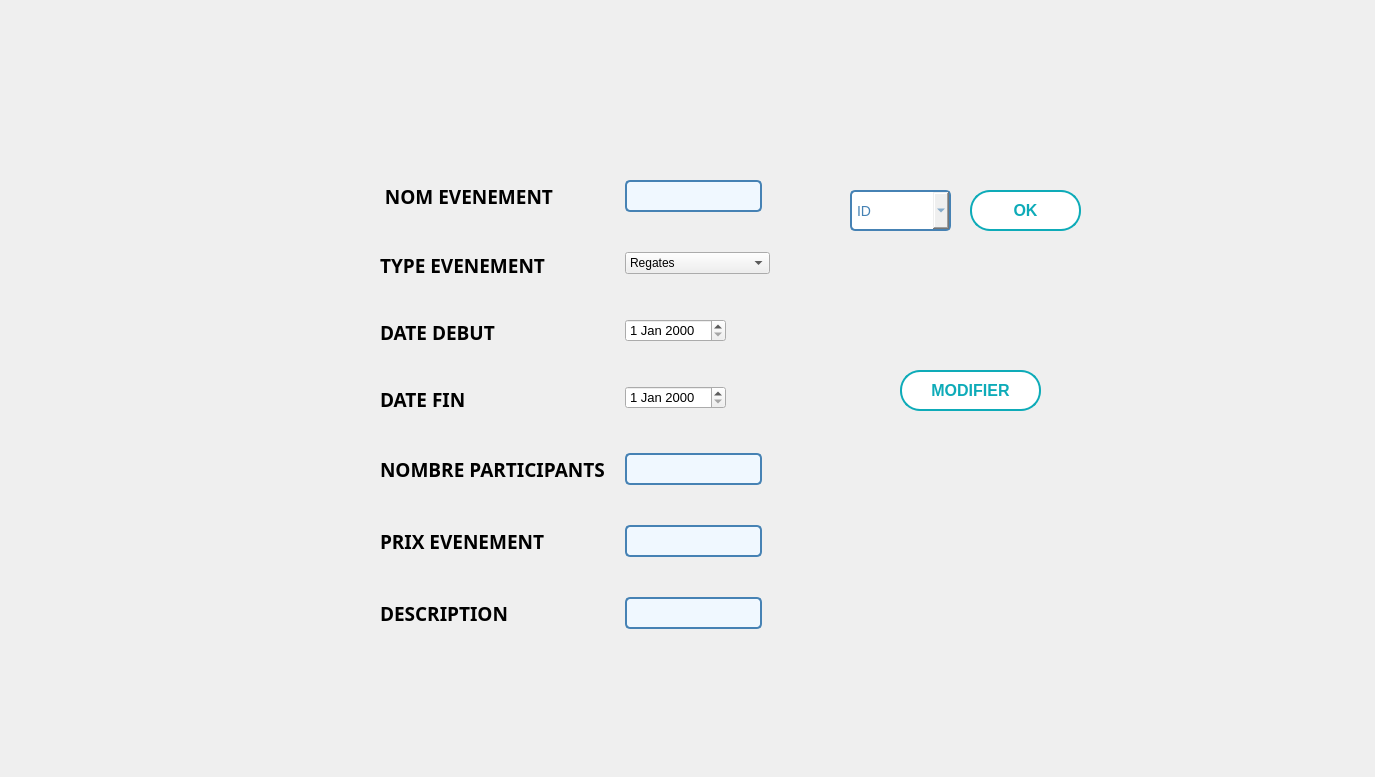
      <widget class="QWidget" name="tab_2">
       <property name="minimumSize">
        <size>
         <width>1366</width>
         <height>768</height>
        </size>
       </property>
       <attribute name="title">
        <string>modifier</string>
       </attribute>
       <widget class="QWidget" name="formLayoutWidget_9">
        <property name="geometry">
         <rect>
          <x>380</x>
          <y>180</y>
          <width>451</width>
          <height>451</height>
         </rect>
        </property>
        <layout class="QFormLayout" name="formLayout_13">
         <property name="sizeConstraint">
          <enum>QLayout::SetDefaultConstraint</enum>
         </property>
         <property name="fieldGrowthPolicy">
          <enum>QFormLayout::FieldsStayAtSizeHint</enum>
         </property>
         <property name="rowWrapPolicy">
          <enum>QFormLayout::WrapLongRows</enum>
         </property>
         <property name="labelAlignment">
          <set>Qt::AlignLeading|Qt::AlignLeft|Qt::AlignVCenter</set>
         </property>
         <property name="formAlignment">
          <set>Qt::AlignLeading|Qt::AlignLeft|Qt::AlignTop</set>
         </property>
         <property name="horizontalSpacing">
          <number>20</number>
         </property>
         <property name="verticalSpacing">
          <number>40</number>
         </property>
         <property name="leftMargin">
          <number>0</number>
         </property>
         <property name="topMargin">
          <number>0</number>
         </property>
         <item row="0" column="0">
          <widget class="QLabel" name="nom_event">
           <property name="font">
            <font>
             <family>Bell MT</family>
             <pointsize>14</pointsize>
             <weight>75</weight>
             <bold>true</bold>
            </font>
           </property>
           <property name="text">
            <string> NOM EVENEMENT</string>
           </property>
          </widget>
         </item>
         <item row="0" column="1">
          <widget class="QLineEdit" name="nome_m">
           <property name="font">
            <font>
             <family>Arial</family>
             <pointsize>-1</pointsize>
            </font>
           </property>
           <property name="styleSheet">
            <string notr="true">/* Style général du formulaire */
QLineEdit {
    border: 2px solid #4682B4; /* Bordure bleue */
    border-radius: 5px; /* Coins arrondis */
    padding: 5px; /* Espace intérieur */
    font-size: 14px; /* Taille de la police */
    font-family: &quot;Arial&quot;, sans-serif; /* Police de caractère */
    color: #4682B4; /* Couleur du texte */
    background-color: #F0F8FF; /* Couleur de fond */
}

/* Style lorsque le champ de formulaire est en focus */
QLineEdit:focus {
    border-color: #1E90FF; /* Bordure bleu clair en focus */
}

/* Style pour les champs désactivés */
QLineEdit:disabled {
    color: #808080; /* Texte gris pour les champs désactivés */
    background-color: #F5F5F5; /* Fond gris clair pour les champs désactivés */
}
</string>
           </property>
          </widget>
         </item>
         <item row="1" column="0">
          <widget class="QLabel" name="type_event">
           <property name="font">
            <font>
             <family>Bell MT</family>
             <pointsize>14</pointsize>
             <weight>75</weight>
             <bold>true</bold>
            </font>
           </property>
           <property name="text">
            <string>TYPE EVENEMENT</string>
           </property>
          </widget>
         </item>
         <item row="2" column="0">
          <widget class="QLabel" name="date_debut">
           <property name="font">
            <font>
             <family>Bell MT</family>
             <pointsize>14</pointsize>
             <weight>75</weight>
             <bold>true</bold>
            </font>
           </property>
           <property name="text">
            <string>DATE DEBUT</string>
           </property>
          </widget>
         </item>
         <item row="2" column="1">
          <widget class="QDateEdit" name="dated_m">
           <property name="font">
            <font>
             <pointsize>10</pointsize>
            </font>
           </property>
           <property name="styleSheet">
            <string notr="true">QLineEdit {
                border: 2px solid #3498db; /* Bordure bleue */
                border-radius: 5px;
                padding: 8px;
                font-size: 14px;
                color: #333333; /* Couleur du texte */
            }

            QLineEdit:focus {
                border-color: #2980b9; /* Bordure bleue foncée lorsqu'en focus */
            }</string>
           </property>
          </widget>
         </item>
         <item row="3" column="0">
          <widget class="QLabel" name="date_fin">
           <property name="font">
            <font>
             <family>Bell MT</family>
             <pointsize>14</pointsize>
             <weight>75</weight>
             <bold>true</bold>
            </font>
           </property>
           <property name="text">
            <string>DATE FIN</string>
           </property>
          </widget>
         </item>
         <item row="4" column="0">
          <widget class="QLabel" name="nombre_p">
           <property name="font">
            <font>
             <family>Bell MT</family>
             <pointsize>14</pointsize>
             <weight>75</weight>
             <bold>true</bold>
            </font>
           </property>
           <property name="text">
            <string>NOMBRE PARTICIPANTS</string>
           </property>
          </widget>
         </item>
         <item row="4" column="1">
          <widget class="QLineEdit" name="nbp_m">
           <property name="font">
            <font>
             <family>Arial</family>
             <pointsize>-1</pointsize>
            </font>
           </property>
           <property name="styleSheet">
            <string notr="true">/* Style général du formulaire */
QLineEdit {
    border: 2px solid #4682B4; /* Bordure bleue */
    border-radius: 5px; /* Coins arrondis */
    padding: 5px; /* Espace intérieur */
    font-size: 14px; /* Taille de la police */
    font-family: &quot;Arial&quot;, sans-serif; /* Police de caractère */
    color: #4682B4; /* Couleur du texte */
    background-color: #F0F8FF; /* Couleur de fond */
}

/* Style lorsque le champ de formulaire est en focus */
QLineEdit:focus {
    border-color: #1E90FF; /* Bordure bleu clair en focus */
}

/* Style pour les champs désactivés */
QLineEdit:disabled {
    color: #808080; /* Texte gris pour les champs désactivés */
    background-color: #F5F5F5; /* Fond gris clair pour les champs désactivés */
}
</string>
           </property>
          </widget>
         </item>
         <item row="5" column="0">
          <widget class="QLabel" name="prix_event">
           <property name="font">
            <font>
             <family>Bell MT</family>
             <pointsize>14</pointsize>
             <weight>75</weight>
             <bold>true</bold>
            </font>
           </property>
           <property name="text">
            <string>PRIX EVENEMENT</string>
           </property>
          </widget>
         </item>
         <item row="5" column="1">
          <widget class="QLineEdit" name="prixe_m">
           <property name="font">
            <font>
             <family>Arial</family>
             <pointsize>-1</pointsize>
            </font>
           </property>
           <property name="styleSheet">
            <string notr="true">/* Style général du formulaire */
QLineEdit {
    border: 2px solid #4682B4; /* Bordure bleue */
    border-radius: 5px; /* Coins arrondis */
    padding: 5px; /* Espace intérieur */
    font-size: 14px; /* Taille de la police */
    font-family: &quot;Arial&quot;, sans-serif; /* Police de caractère */
    color: #4682B4; /* Couleur du texte */
    background-color: #F0F8FF; /* Couleur de fond */
}

/* Style lorsque le champ de formulaire est en focus */
QLineEdit:focus {
    border-color: #1E90FF; /* Bordure bleu clair en focus */
}

/* Style pour les champs désactivés */
QLineEdit:disabled {
    color: #808080; /* Texte gris pour les champs désactivés */
    background-color: #F5F5F5; /* Fond gris clair pour les champs désactivés */
}
</string>
           </property>
          </widget>
         </item>
         <item row="6" column="0">
          <widget class="QLabel" name="descr_event">
           <property name="font">
            <font>
             <family>Bell MT</family>
             <pointsize>14</pointsize>
             <weight>75</weight>
             <bold>true</bold>
            </font>
           </property>
           <property name="text">
            <string>DESCRIPTION</string>
           </property>
          </widget>
         </item>
         <item row="6" column="1">
          <widget class="QLineEdit" name="descr_m">
           <property name="font">
            <font>
             <family>Arial</family>
             <pointsize>-1</pointsize>
            </font>
           </property>
           <property name="styleSheet">
            <string notr="true">/* Style général du formulaire */
QLineEdit {
    border: 2px solid #4682B4; /* Bordure bleue */
    border-radius: 5px; /* Coins arrondis */
    padding: 5px; /* Espace intérieur */
    font-size: 14px; /* Taille de la police */
    font-family: &quot;Arial&quot;, sans-serif; /* Police de caractère */
    color: #4682B4; /* Couleur du texte */
    background-color: #F0F8FF; /* Couleur de fond */
}

/* Style lorsque le champ de formulaire est en focus */
QLineEdit:focus {
    border-color: #1E90FF; /* Bordure bleu clair en focus */
}

/* Style pour les champs désactivés */
QLineEdit:disabled {
    color: #808080; /* Texte gris pour les champs désactivés */
    background-color: #F5F5F5; /* Fond gris clair pour les champs désactivés */
}
</string>
           </property>
          </widget>
         </item>
         <item row="3" column="1">
          <widget class="QDateEdit" name="datef_m">
           <property name="font">
            <font>
             <pointsize>10</pointsize>
            </font>
           </property>
           <property name="styleSheet">
            <string notr="true">QLineEdit {
                border: 2px solid #3498db; /* Bordure bleue */
                border-radius: 5px;
                padding: 8px;
                font-size: 14px;
                color: #333333; /* Couleur du texte */
            }

            QLineEdit:focus {
                border-color: #2980b9; /* Bordure bleue foncée lorsqu'en focus */
            }</string>
           </property>
          </widget>
         </item>
         <item row="1" column="1">
          <widget class="QComboBox" name="typee_m">
           <item>
            <property name="text">
             <string>Regates</string>
            </property>
           </item>
           <item>
            <property name="text">
             <string>Cours de Voile</string>
            </property>
           </item>
           <item>
            <property name="text">
             <string>Excursions en Kayak</string>
            </property>
           </item>
           <item>
            <property name="text">
             <string>Activites de Plongee </string>
            </property>
           </item>
           <item>
            <property name="text">
             <string>Courses de Paddle </string>
            </property>
           </item>
          </widget>
         </item>
        </layout>
       </widget>
       <widget class="QPushButton" name="modifier_ev">
        <property name="enabled">
         <bool>true</bool>
        </property>
        <property name="geometry">
         <rect>
          <x>900</x>
          <y>370</y>
          <width>141</width>
          <height>41</height>
         </rect>
        </property>
        <property name="font">
         <font>
          <family>Arial</family>
          <pointsize>12</pointsize>
          <weight>75</weight>
          <bold>true</bold>
         </font>
        </property>
        <property name="autoFillBackground">
         <bool>false</bool>
        </property>
        <property name="styleSheet">
         <string notr="true">/* Styles généraux du bouton */
QPushButton {
    background-color: #ffffff; /* Bleu clair pour représenter l'eau */
    border: 2px solid #0EABB8; /* Bordure bleue */
    color: #0EABB8; /* Texte blanc */
    padding: 10px ; /* Espacement intérieur */

    font-weight: bold; /* Police en gras */
    border-radius: 20px; /* Bordure arrondie */
    outline: none; /* Supprime la bordure de focus */
  
    overflow: hidden; /* Cache le contenu débordant */
    transition: background-color 0.3s, color 0.3s; /* Transition des couleurs */
}

/* Style au survol du bouton */
QPushButton:hover {
    background-color: #0EABB8; /* Fond devient blanc */
    color: #ffffff; /* Texte devient bleu clair */
}

/* Style au clic du bouton */
QPushButton:pressed {
    background-color: #0EABB8; /* Bleu foncé lors du clic */
    color: #f8f8f8; /* Texte blanc lors du clic */
}

/* Animation pour le pseudo-élément :after */
QPushButton::after {
    content: ''; /* Contenu vide */
    position: absolute; /* Position absolue */
    width: 100%; /* Largeur à 100% */
    height: 100%; /* Hauteur à 100% */
    background-color: rgba(255, 255, 255, 0.3); /* Fond semi-transparent */
    top: 50%; /* Positionnement au centre vertical */
    left: 50%; /* Positionnement au centre horizontal */
    border-radius: 50%; /* Bordure arrondie */
    transform: translate(-50%, -50%) scale(0); /* Réduit l'échelle à 0 */
    transition: transform 0.5s ease; /* Transition de l'échelle */
}

/* Animation au survol du bouton */
QPushButton:hover::after {
    transform: translate(-50%, -50%) scale(2); /* Augmente l'échelle à 2 */
}
</string>
        </property>
        <property name="text">
         <string>MODIFIER</string>
        </property>
        <property name="icon">
         <iconset>
          <normaloff>../../Downloads/anyrgb.com.png</normaloff>../../Downloads/anyrgb.com.png</iconset>
        </property>
        <property name="autoDefault">
         <bool>true</bool>
        </property>
       </widget>
       <widget class="QComboBox" name="mod">
        <property name="geometry">
         <rect>
          <x>850</x>
          <y>190</y>
          <width>101</width>
          <height>41</height>
         </rect>
        </property>
        <property name="styleSheet">
         <string notr="true">/* Style général du QComboBox */
QComboBox {
    border: 2px solid #4682B4; /* Bordure bleue */
    border-radius: 5px; /* Coins arrondis */
    padding: 5px; /* Espace intérieur */
    font-size: 14px; /* Taille de la police */
    font-family: &quot;Arial&quot;, sans-serif; /* Police de caractère */
    color: #4682B4; /* Couleur du texte */

}




/* Style des éléments déroulants */
QComboBox QAbstractItemView {
    border: 2px solid #4682B4; /* Bordure bleue */
    border-radius: 5px; /* Coins arrondis */
    font-size: 14px; /* Taille de la police */
    font-family: &quot;Arial&quot;, sans-serif; /* Police de caractère */
    color: #4682B4; /* Couleur du texte */
    background-color: #F0F8FF; /* Couleur de fond */
}

/* Style des éléments déroulants au survol */
QComboBox QAbstractItemView:hover {
    background-color: #87CEEB; /* Couleur de fond bleue au survol */
}
</string>
        </property>
        <item>
         <property name="text">
          <string>ID</string>
         </property>
        </item>
       </widget>
       <widget class="QPushButton" name="submit_ev">
        <property name="enabled">
         <bool>true</bool>
        </property>
        <property name="geometry">
         <rect>
          <x>970</x>
          <y>190</y>
          <width>111</width>
          <height>41</height>
         </rect>
        </property>
        <property name="font">
         <font>
          <family>Arial</family>
          <pointsize>12</pointsize>
          <weight>75</weight>
          <bold>true</bold>
         </font>
        </property>
        <property name="autoFillBackground">
         <bool>false</bool>
        </property>
        <property name="styleSheet">
         <string notr="true">/* Styles généraux du bouton */
QPushButton {
    background-color: #ffffff; /* Bleu clair pour représenter l'eau */
    border: 2px solid #0EABB8; /* Bordure bleue */
    color: #0EABB8; /* Texte blanc */
    padding: 10px ; /* Espacement intérieur */

    font-weight: bold; /* Police en gras */
    border-radius: 20px; /* Bordure arrondie */
    outline: none; /* Supprime la bordure de focus */
  
    overflow: hidden; /* Cache le contenu débordant */
    transition: background-color 0.3s, color 0.3s; /* Transition des couleurs */
}

/* Style au survol du bouton */
QPushButton:hover {
    background-color: #0EABB8; /* Fond devient blanc */
    color: #ffffff; /* Texte devient bleu clair */
}

/* Style au clic du bouton */
QPushButton:pressed {
    background-color: #0EABB8; /* Bleu foncé lors du clic */
    color: #f8f8f8; /* Texte blanc lors du clic */
}

/* Animation pour le pseudo-élément :after */
QPushButton::after {
    content: ''; /* Contenu vide */
    position: absolute; /* Position absolue */
    width: 100%; /* Largeur à 100% */
    height: 100%; /* Hauteur à 100% */
    background-color: rgba(255, 255, 255, 0.3); /* Fond semi-transparent */
    top: 50%; /* Positionnement au centre vertical */
    left: 50%; /* Positionnement au centre horizontal */
    border-radius: 50%; /* Bordure arrondie */
    transform: translate(-50%, -50%) scale(0); /* Réduit l'échelle à 0 */
    transition: transform 0.5s ease; /* Transition de l'échelle */
}

/* Animation au survol du bouton */
QPushButton:hover::after {
    transform: translate(-50%, -50%) scale(2); /* Augmente l'échelle à 2 */
}
</string>
        </property>
        <property name="text">
         <string>OK</string>
        </property>
        <property name="icon">
         <iconset>
          <normaloff>../../anyrgb.com.png</normaloff>../../anyrgb.com.png</iconset>
        </property>
        <property name="autoDefault">
         <bool>true</bool>
        </property>
       </widget>
       <widget class="QLabel" name="label_3">
        <property name="geometry">
         <rect>
          <x>0</x>
          <y>0</y>
          <width>1366</width>
          <height>768</height>
         </rect>
        </property>
        <property name="text">
         <string/>
        </property>
        <property name="pixmap">
         <pixmap resource="../image/image.qrc">:/background_3.png</pixmap>
        </property>
        <property name="scaledContents">
         <bool>true</bool>
        </property>
       </widget>
       <zorder>label_3</zorder>
       <zorder>formLayoutWidget_9</zorder>
       <zorder>modifier_ev</zorder>
       <zorder>mod</zorder>
       <zorder>submit_ev</zorder>
      </widget>
